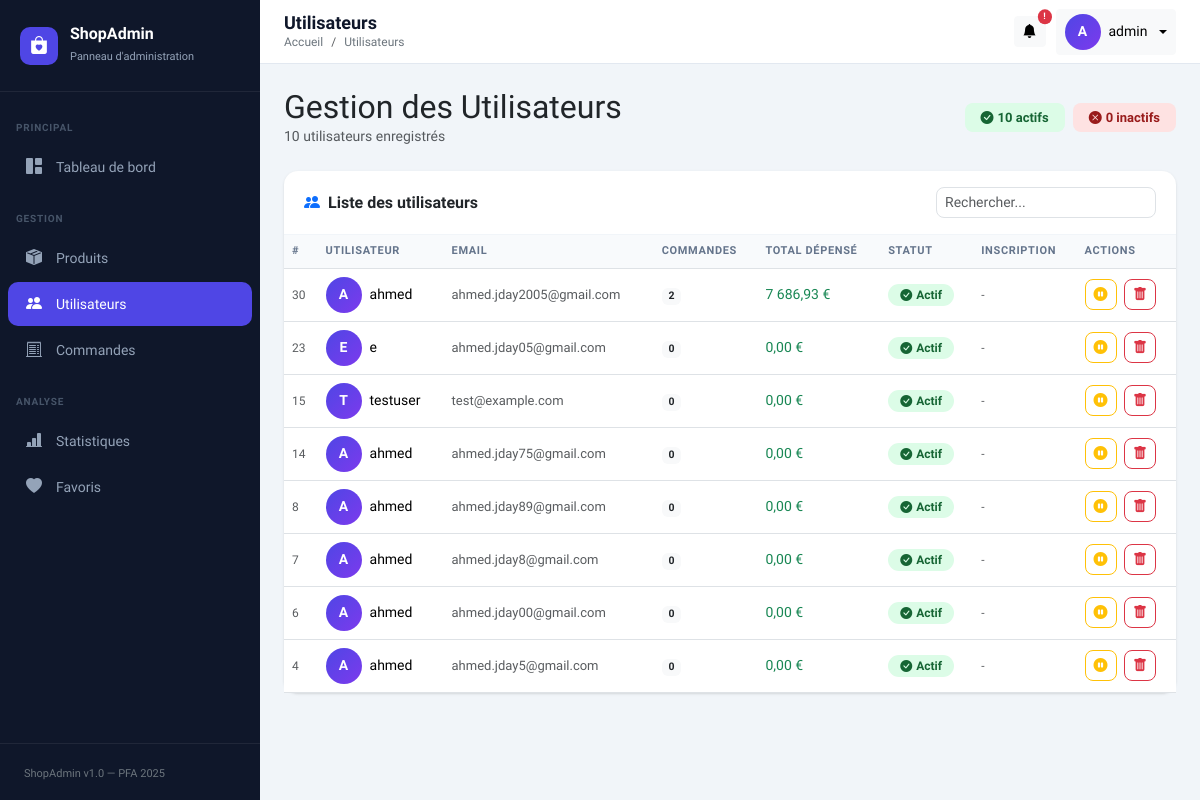
Page /dashboard-admin-main/index.php?page=users (signed in) on the earlier database version.
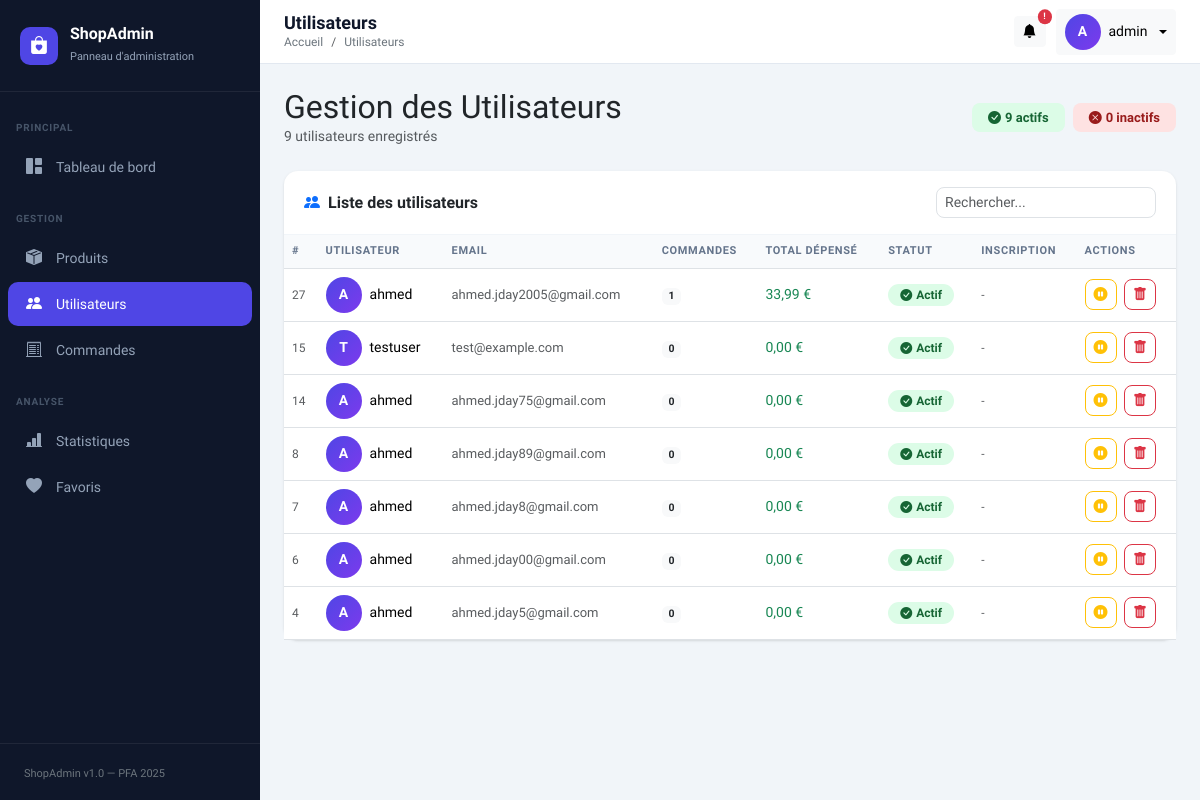
Same page on the later database version.
### tables this page shows
CREATE TABLE `users` (
  `id` int(11) NOT NULL,
  `name` varchar(50) NOT NULL,
  `email` varchar(255) NOT NULL,
  `role` enum('admin','customer') DEFAULT 'customer',
  `is_active` tinyint(1) DEFAULT 1,
  `password` varchar(255) NOT NULL,
  `reset_token_hash` varchar(64) DEFAULT NULL,
  `reset_token_expires_at` datetime DEFAULT NULL,
  `is_verified` tinyint(1) DEFAULT 0,
  `verification_code` varchar(6) DEFAULT NULL,
  `code_expiry` datetime DEFAULT NULL
);

### dashboard-admin-main/controllers/UserController.php (called while the page is built, shortened)
<?php
require_once __DIR__ . '/../models/User.php';
class UserController {
    private User $model;
    public function __construct() {
        $this->model = new User();
    }
    public function index(): void {
        $users = $this->model->getAll();
        require __DIR__ . '/../views/users/index.php';
    }
}

### dashboard-admin-main/config/database.php (called while the page is built, shortened)
<?php
class Database {
    private static ?PDO $instance = null;
    public static function getInstance(): PDO {
        if (self::$instance === null) {
            $dsn = "mysql:host=" . DB_HOST . ";dbname=" . DB_NAME . ";charset=" . DB_CHARSET;
            $options = [
                PDO::ATTR_ERRMODE            => PDO::ERRMODE_EXCEPTION,
                PDO::ATTR_DEFAULT_FETCH_MODE => PDO::FETCH_ASSOC,
                PDO::ATTR_EMULATE_PREPARES   => false,
            ];
            try {
                self::$instance = new PDO($dsn, DB_USER, DB_PASS, $options);
            } catch (PDOException $e) {
                error_log("Erreur connexion DB : " . $e->getMessage());
                die(json_encode(['error' => 'Connexion à la base de données échouée.']));
            }
        }
        return self::$instance;
    }
}

### dashboard-admin-main/models/User.php (called while the page is built, shortened)
<?php
require_once __DIR__ . '/../config/database.php';
class User {
    private PDO $db;
    public function __construct() {
        $this->db = Database::getInstance();
    }
    public function getAll(): array {
        $stmt = $this->db->query("
            SELECT u.*,
                   COUNT(o.id) AS order_count,
                   COALESCE(SUM(o.total_price), 0) AS total_spent
            FROM users u
            LEFT JOIN orders o ON u.id = o.user_id
            GROUP BY u.id
            ORDER BY u.id DESC
        ");
        return $stmt->fetchAll();
    }
}

### dashboard-admin-main/views/users/index.php (the view, shortened to what this page needs)
<?php
$pageTitle  = 'Utilisateurs';
$breadcrumb = 'Utilisateurs';
require_once __DIR__ . '/../../includes/header.php';
require_once __DIR__ . '/../../includes/sidebar.php';
?>
<div class="main-wrapper">
    <?php require_once __DIR__ . '/../../includes/navbar.php'; ?>
    <div class="content-area">
        <div class="d-flex justify-content-between align-items-center mb-4">
            <div>
                <h2 class="fw-800 mb-0">Gestion des Utilisateurs</h2>
                <p class="text-muted mb-0" style="font-size:14px;"><?= count($users) ?> utilisateurs enregistrés</p>
            </div>
            <div class="d-flex gap-2">
                <?php
                $activeCount   = count(array_filter($users, fn($u) => $u['is_active']));
                $inactiveCount = count($users) - $activeCount;
                ?>
                <span class="badge px-3 py-2" style="background:#dcfce7;color:#166534;font-size:13px;border-radius:8px;">
                    <i class="bi bi-check-circle-fill me-1"></i><?= $activeCount ?> actifs
                </span>
                <span class="badge px-3 py-2" style="background:#fee2e2;color:#991b1b;font-size:13px;border-radius:8px;">
                    <i class="bi bi-x-circle-fill me-1"></i><?= $inactiveCount ?> inactifs
                </span>
            </div>
        </div>
        <div class="card">
            <div class="card-header d-flex justify-content-between align-items-center">
                <span><i class="bi bi-people-fill me-2 text-primary"></i>Liste des utilisateurs</span>
                <input type="text" id="searchInput" class="form-control form-control-sm"
                       placeholder="Rechercher..." style="max-width:220px;border-radius:8px;">
            </div>
            <div class="table-responsive">
                <table class="table mb-0" id="usersTable">
                    <thead>
                        <tr>
                            <th>#</th>
                            <th>Utilisateur</th>
                            <th>Email</th>
                            <th>Commandes</th>
                            <th>Total dépensé</th>
                            <th>Statut</th>
                            <th>Inscription</th>
                            <th>Actions</th>
                        </tr>
                    </thead>
                    <tbody>
                        <?php if (empty($users)): ?>
                        <tr>
                            <td colspan="8" class="text-center py-5 text-muted">
                                <i class="bi bi-people fs-1 d-block mb-2"></i>Aucun utilisateur.
                            </td>
                        </tr>
                        <?php else: ?>
                        <?php foreach ($users as $u):
                            if ($u['role'] === 'admin') continue;
                        ?>
                        <tr>
                            <td class="text-muted" style="font-size:12px;"><?= $u['id'] ?></td>
                            <td>
                                <div class="d-flex align-items-center gap-2">
                                    <div style="width:36px;height:36px;border-radius:50%;
                                                background:linear-gradient(135deg,#4f46e5,#7c3aed);
                                                display:flex;align-items:center;justify-content:center;
                                                color:#fff;font-weight:700;font-size:14px;flex-shrink:0;">
                                        <?= strtoupper(mb_substr($u['name'], 0, 1)) ?>
                                    </div>
                                    <span class="fw-600"><?= htmlspecialchars($u['name']) ?></span>
                                </div>
                            </td>
                            <td class="text-muted" style="font-size:13px;"><?= htmlspecialchars($u['email']) ?></td>
                            <td>
                                <span class="badge bg-light text-dark fw-600"><?= $u['order_count'] ?></span>
                            </td>
                            <td class="fw-600 text-success"><?= number_format($u['total_spent'], 2, ',', ' ') ?> €</td>
                            <td>
                                <?php if ($u['is_active']): ?>
                                <span class="status-badge status-delivered">
                                    <i class="bi bi-check-circle-fill me-1"></i>Actif
                                </span>
                                <?php else: ?>
                                <span class="status-badge status-cancelled">
                                    <i class="bi bi-x-circle-fill me-1"></i>Inactif
                                </span>
                                <?php endif; ?>
                            </td>
                            <td class="text-muted" style="font-size:12px;">
                                <?= !empty($u['created_at']) ? date('d/m/Y', strtotime($u['created_at'])) : '-' ?>
                            </td>
                            <td>
                                <a href="index.php?page=users&action=toggle&id=<?= $u['id'] ?>"
                                   class="btn btn-sm <?= $u['is_active'] ? 'btn-outline-warning' : 'btn-outline-success' ?> me-1"
                                   title="<?= $u['is_active'] ? 'Désactiver' : 'Activer' ?>"
                                   style="border-radius:8px;">
                                    <i class="bi <?= $u['is_active'] ? 'bi-pause-circle-fill' : 'bi-play-circle-fill' ?>"></i>
                                </a>
                                <button class="btn btn-sm btn-outline-danger"
                                        onclick="confirmDelete(<?= $u['id'] ?>, '<?= htmlspecialchars(addslashes($u['name'])) ?>')"
                                        style="border-radius:8px;" title="Supprimer">
                                    <i class="bi bi-trash-fill"></i>
                                </button>
                            </td>
                        </tr>
                        <?php endforeach; ?>
                        <?php endif; ?>
                    </tbody>
                </table>
            </div>
        </div>
    </div>
</div>
<?php require_once __DIR__ . '/../../includes/footer.php'; ?>

### dashboard-admin-main/index.php (shortened to what this page needs)
<?php
require_once __DIR__ . '/config/database.php';
require_once __DIR__ . '/models/User.php';
$page   = $_GET['page']   ?? 'dashboard';
switch ($page) {
    case 'users':
        require_once __DIR__ . '/controllers/UserController.php';
        $ctrl = new UserController();
        match($action) {
            'toggle' => $ctrl->toggleStatus(),
            'delete' => $ctrl->delete(),
            default  => $ctrl->index(),
        };
        break;
}

### dashboard-admin-main/includes/header.php (shortened to what this page needs)
<!DOCTYPE html>
<html lang="fr">
<head>
    <link href="https://cdn.jsdelivr.net/npm/bootstrap@5.3.2/dist/css/bootstrap.min.css" rel="stylesheet">
    <link href="https://cdn.jsdelivr.net/npm/bootstrap-icons@1.11.3/font/bootstrap-icons.min.css" rel="stylesheet">
</head>
<body>

### dashboard-admin-main/includes/sidebar.php
<?php $currentPage = $_GET['page'] ?? 'dashboard'; ?>
<aside class="sidebar">
    <div class="sidebar-brand">
        <div class="brand-icon"><i class="bi bi-bag-heart-fill"></i></div>
        <div>
            <h5>ShopAdmin</h5>
            <small>Panneau d'administration</small>
        </div>
    </div>
    <nav class="mt-2">
        <div class="sidebar-section">Principal</div>
        <a href="index.php?page=dashboard"
           class="<?= $currentPage === 'dashboard' ? 'active' : '' ?>">
            <i class="bi bi-grid-1x2-fill"></i>
            Tableau de bord
        </a>
        <div class="sidebar-section">Gestion</div>
        <a href="index.php?page=products"
           class="<?= $currentPage === 'products' ? 'active' : '' ?>">
            <i class="bi bi-box-seam-fill"></i>
            Produits
        </a>
        <a href="index.php?page=users"
           class="<?= $currentPage === 'users' ? 'active' : '' ?>">
            <i class="bi bi-people-fill"></i>
            Utilisateurs
        </a>
        <a href="index.php?page=orders"
           class="<?= $currentPage === 'orders' ? 'active' : '' ?>">
            <i class="bi bi-receipt-cutoff"></i>
            Commandes
        </a>
        <div class="sidebar-section">Analyse</div>
        <a href="index.php?page=stats"
           class="<?= $currentPage === 'stats' ? 'active' : '' ?>">
            <i class="bi bi-bar-chart-line-fill"></i>
            Statistiques
        </a>
        <a href="index.php?page=favorites"
           class="<?= $currentPage === 'favorites' ? 'active' : '' ?>">
            <i class="bi bi-heart-fill"></i>
            Favoris
        </a>
    </nav>
    <div class="px-4 py-3" style="position:absolute;bottom:0;left:0;right:0;border-top:1px solid rgba(255,255,255,.07);">
        <small class="text-secondary" style="font-size:11px;">ShopAdmin v1.0 — PFA 2025</small>
    </div>
</aside>

### dashboard-admin-main/includes/navbar.php (shortened to what this page needs)
<nav class="topnav">
    <div class="d-flex align-items-center gap-3">
        <div>
            <h1 class="page-title"><?= htmlspecialchars($pageTitle ?? 'Dashboard') ?></h1>
            <?php if (!empty($breadcrumb)): ?>
            <nav aria-label="breadcrumb">
                <ol class="breadcrumb mb-0">
                    <li class="breadcrumb-item">
                        <a href="index.php" class="text-decoration-none text-secondary">Accueil</a>
                    </li>
                    <li class="breadcrumb-item active text-secondary">
                        <?= htmlspecialchars($breadcrumb) ?>
                    </li>
                </ol>
            </nav>
            <?php endif; ?>
        </div>
    </div>
    <div class="admin-info">
        <button class="btn btn-light btn-sm position-relative" title="Alertes">
            <i class="bi bi-bell-fill"></i>
            <span class="position-absolute top-0 start-100 translate-middle badge rounded-pill bg-danger" style="font-size:9px;">!</span>
        </button>
        <div class="dropdown">
            <button class="btn btn-light btn-sm dropdown-toggle d-flex align-items-center gap-2"
                    data-bs-toggle="dropdown">
                <div class="admin-avatar">
                    <?= strtoupper(substr($_SESSION['admin_name'] ?? 'A', 0, 1)) ?>
                </div>
                <span class="d-none d-md-inline fw-600">
                    <?= htmlspecialchars($_SESSION['admin_name'] ?? 'Admin') ?>
                </span>
            </button>
        </div>
    </div>
</nav>

### dashboard-admin-main/includes/footer.php (shortened to what this page needs)
</body>
</html>

### dashboard-admin-main/includes/header.php (style rules this page uses)
:root { --sidebar-width: 260px; --primary: #4f46e5; --primary-dark: #3730a3; --primary-light: #ede9fe; --sidebar-bg: #0f172a; --sidebar-text: #94a3b8; --sidebar-active: #4f46e5; --body-bg: #f1f5f9; --card-shadow: 0 1px 3px 0 rgba(0,0,0,.1), 0 1px 2px -1px rgba(0,0,0,.1); }
* { font-family: 'Plus Jakarta Sans', sans-serif; }
body { background: var(--body-bg); }
.sidebar { position: fixed; top: 0; left: 0; bottom: 0; width: var(--sidebar-width); background: var(--sidebar-bg); z-index: 1040; overflow-y: auto; transition: transform .3s ease; }
.sidebar-brand { display: flex; align-items: center; gap: 12px; padding: 24px 20px; border-bottom: 1px solid rgba(255,255,255,.07); }
.sidebar-brand .brand-icon { width: 38px; height: 38px; border-radius: 10px; background: var(--primary); display: flex; align-items: center; justify-content: center; font-size: 18px; color: #fff; }
.sidebar-brand h5 { color: #fff; margin: 0; font-size: 16px; font-weight: 700; }
.sidebar-brand small { color: var(--sidebar-text); font-size: 11px; }
.sidebar-section { padding: 20px 16px 8px; font-size: 10px; font-weight: 700; letter-spacing: .08em; color: #475569; text-transform: uppercase; }
.sidebar nav a { display: flex; align-items: center; gap: 12px; padding: 10px 16px; color: var(--sidebar-text); text-decoration: none; border-radius: 10px; margin: 2px 8px; font-size: 14px; font-weight: 500; transition: all .2s; }
.sidebar nav a.active { background: var(--primary); color: #fff; }
.sidebar nav a i { width: 20px; text-align: center; font-size: 16px; }
.main-wrapper { margin-left: var(--sidebar-width); min-height: 100vh; display: flex; flex-direction: column; }
.topnav { background: #fff; border-bottom: 1px solid #e2e8f0; padding: 0 24px; height: 64px; display: flex; align-items: center; justify-content: space-between; position: sticky; top: 0; z-index: 100; }
.topnav .page-title { font-size: 18px; font-weight: 700; color: #0f172a; margin: 0; }
.topnav .breadcrumb { margin: 0; font-size: 12px; }
.topnav .admin-info { display: flex; align-items: center; gap: 10px; }
.admin-avatar { width: 36px; height: 36px; border-radius: 50%; background: linear-gradient(135deg, var(--primary), #7c3aed); display: flex; align-items: center; justify-content: center; color: #fff; font-weight: 700; font-size: 14px; }
.content-area { padding: 24px; flex: 1; }
.card { border: none; border-radius: 14px; box-shadow: var(--card-shadow); }
.card-header { background: transparent; border-bottom: 1px solid #f1f5f9; font-weight: 700; padding: 16px 20px; }
.table th { font-size: 11px; font-weight: 700; text-transform: uppercase; letter-spacing: .06em; color: #64748b; background: #f8fafc; }
.table td { vertical-align: middle; font-size: 14px; }
.status-badge { padding: 4px 12px; border-radius: 99px; font-size: 12px; font-weight: 600; }
.status-delivered { background:#dcfce7; color:#166534; }

Differences in the rows shown:
removed users: id "30", name "A", name "ahmed", email "ahmed.jday2005@gmail.com", order_count "2", total_spent "7 686,93", is_active 1 (drawn)
removed users: id "23", name "E", name "e", email "ahmed.jday05@gmail.com", order_count "0", total_spent "0,00", is_active 1 (drawn)
added users: id "27", name "A", name "ahmed", email "ahmed.jday2005@gmail.com", order_count "1", total_spent "33,99", is_active 1 (drawn)
Other differences:
count($users): "10" → "9"
$activeCount: "10" → "9"
